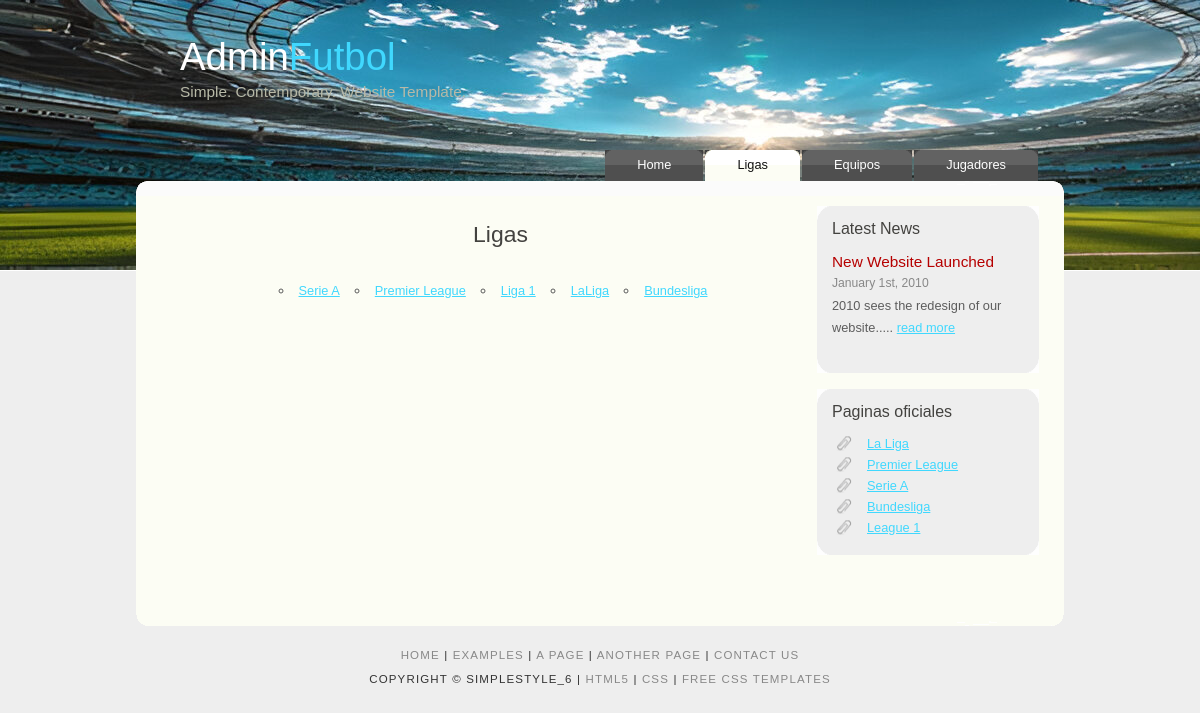
The page /ligaAPP/listadoDeLigas/ on the database its author committed.
### ligaAPP/models.py (models this page shows, shortened)
class Liga(models.Model):
    nombre = models.CharField(max_length=50)
    pais = models.CharField(max_length=50)
    anio = models.DateField()
    maximoGoleadorLiga = models.CharField(max_length=25)
    maximoAsistenteLiga = models.CharField(max_length=50)
    presidenteLiga = models.CharField(max_length=50)
    imagenLiga = models.URLField(max_length=600, null= True, blank=True)

### ligaAPP/views.py (the view)
# urls.py: path('listadoDeLigas/', listaLigas.as_view(), name='listaLigas'),
class listaLigas(ListView):
    model= Liga
    template_name= 'listaLigas.html'
    context_object_name = 'listaLigas'
    queryset = Liga.objects.order_by('-nombre')

### ligaAPP/templates/listaLigas.html (shortened to what this page needs)
{% load static %}
<!DOCTYPE HTML>
<html>
<head>
  <link rel="stylesheet" href="{% static 'style.css' %}"/>
</head>
<body>
  <div id="main">
    <div id="header">
      <div id="logo">
        <div id="logo_text">
          <h1><a href="{% url 'index' %}">Admin<span class="logo_colour">Futbol</span></a></h1>
          <h2>Simple. Contemporary. Website Template.</h2>
        </div>
      </div>
      <div id="menubar">
        <ul id="menu">
          <li><a href="{% url 'index' %}">Home</a></li>
          <li class="selected"><a href="{% url 'listaLigas' %}">Ligas</a></li>
          <li><a href="{% url 'listaEquipos' %}">Equipos</a></li>
          <li><a href="{% url 'listaJugadores' %}">Jugadores</a></li>
        </ul>
      </div>
    </div>
    <div id="content_header"></div>
    <div id="site_content">
      <div id="sidebar_container">
        <div class="sidebar">
          <div class="sidebar_top"></div>
          <div class="sidebar_item">
            <h3>Latest News</h3>
            <h4>New Website Launched</h4>
            <h5>January 1st, 2010</h5>
            <p>2010 sees the redesign of our website.....&nbsp;<a href="#">read more</a></p>
          </div>
          <div class="sidebar_base"></div>
        </div>
        <div class="sidebar">
          <div class="sidebar_top"></div>
          <div class="sidebar_item">
            <h3>Paginas oficiales</h3>
            <ul>
              <li><a href="https://www.laliga.com/es-GB">La Liga</a></li>
              <li><a href="https://www.premierleague.com/">Premier League</a></li>
              <li><a href="https://www.legaseriea.it/en">Serie A</a></li>
              <li><a href="https://www.bundesliga.com/es/bundesliga">Bundesliga</a></li>
              <li><a href="https://ligue1.com/">League 1 </a></li>
            </ul>
          </div>
          <div class="sidebar_base"></div>
        </div>
      </div>
      <div id="content">
        <h1>Ligas</h1>
        <ul>
            {% for liga in listaLigas %}
                <li>
                    <a href="{% url 'detalleLiga' liga.id %}">
                        {{ liga.nombre }}
                    </a>
                </li>
            {% empty %}
                <li>No hay ligas registradas.</li>
            {% endfor %}
        </ul>
      </div>
    </div>
    <div id="content_footer"></div>
    <div id="footer">
      <p><a href="index.html">Home</a> | <a href="examples.html">Examples</a> | <a href="page.html">A Page</a> | <a href="another_page.html">Another Page</a> | <a href="contact.html">Contact Us</a></p>
      <p>Copyright &copy; simplestyle_6 | <a href="http://validator.w3.org/check?uri=referer">HTML5</a> | <a href="http://jigsaw.w3.org/css-validator/check/referer">CSS</a> | <a href="http://www.html5webtemplates.co.uk">Free CSS Templates</a></p>
    </div>
    <p>&nbsp;</p>
  </div>
</body>
</html>

### ligaAPP/static/style.css (style rules this page uses)
html { height: 100%; }
* { margin: 0; padding: 0; }
body { font: normal .80em 'trebuchet ms', arial, sans-serif; background: #EEE; color: #5D5D5D; }
p { padding: 0 0 20px 0; line-height: 1.7em; }
h1, h2, h3, h4, h5, h6 { font: normal 179% 'century gothic', arial, sans-serif; color: #43423F; margin: 0 0 15px 0; padding: 15px 0 5px 0; }
h2 { font: normal 145% 'century gothic', arial, sans-serif; color: #B60000; }
h3 { font: normal 125% 'century gothic', arial, sans-serif; }
h4, h5, h6 { margin: 0; padding: 0 0 5px 0; font: normal 120% 'century gothic', arial, sans-serif; color: #B60000; }
h5, h6 { font: normal 95% arial, sans-serif; color: #888; }
a, a:hover { outline: none; text-decoration: underline; color: #40D8FE; }
ul { margin: 2px 0 22px 17px; }
ul li { list-style-type: circle; margin: 0 0 6px 0; padding: 0 0 4px 5px; }
#main, #logo, #menubar, #content_header, #site_content, #content_footer, #footer { margin-left: auto; margin-right: auto; }
#main { padding-bottom: 20px; }
#header { background: #6F655F url('campodefdef.jpeg') no-repeat; background-size: cover; height: 270px; border-bottom: 1px solid #FFF; }
#logo { width: 840px; position: relative; height: 147px; }
#logo #logo_text { position: absolute; top: 27px; left: 0; }
#logo h1, #logo h2 { font: normal 300% 'century gothic', arial, sans-serif; border-bottom: 0; text-transform: none; margin: 0; }
#logo_text h1, #logo_text h1 a, #logo_text h1 a:hover { padding: 8px 0 0 0; color: #FFF; text-decoration: none; }
#logo_text h1 a .logo_colour { color: #40D8FE; }
#logo_text h2 { font-size: 120%; padding: 4px 0 0 0; color: #B7B9A7; }
#menubar { height: 36px; width: 880px; }
ul#menu { float: right; margin: 0; padding: 0; }
ul#menu li { float: left; padding: 0 0 0 6px; list-style: none; margin: 3px 2px 0 0; background: #484848 url(tab.png) no-repeat 0 0; }
ul#menu li a { font: normal 100% 'trebuchet ms', arial, sans-serif; display: block; float: left; height: 20px; padding: 7px 32px 4px 26px; text-align: center; color: #FFF; text-decoration: none; background: #484848 url(tab.png) no-repeat 100% 0; }
ul#menu li.selected { margin: 3px 2px 0 0; background: #FCFDF4 url(tab_selected.png) no-repeat 0 0; }
ul#menu li.selected a, ul#menu li.selected a:hover { background: #FCFDF4 url(tab_selected.png) no-repeat 100% 0; color: #111; }
#content_header, #content_footer { width: 928px; background: url(content_header.png) no-repeat; height: 15px; margin-top: -90px; }
#content_footer { background: url(content_footer.png) no-repeat; margin-top: 0; }
#site_content { width: 878px; overflow: hidden; margin: 0 auto 0 auto; padding: 0px 10px 20px 40px; background: #FCFDF4; }
#sidebar_container { float: right; width: 224px; padding: 10px 15px 20px 0; }
.sidebar_top, .sidebar_base { width: 222px; height: 14px; background: transparent url(side_top.png) no-repeat; }
.sidebar_base { background: url(side_base.png) no-repeat; }
.sidebar { float: right; width: 222px; padding: 0; margin: 0 0 16px 0; }
.sidebar_item { background: #EEE; padding: 0 15px; width: 192px; }
.sidebar_item h3 { padding: 0; }
.sidebar_item ul { width: 178px; padding: 0px 0 0 0; margin: 0px 0 0px 0; }
.sidebar_item li { list-style: none; padding: 0 0 6px 0;margin: 0; }
.sidebar_item li a, .sidebar_item li a:hover { padding: 0 0 0 35px; display: block; background: transparent url(link.png) no-repeat left center; }
#content { text-align: center; max-width: 1000px; margin: 0 auto; padding: 10px; }
#content ul { display: flex; flex-wrap: wrap; justify-content: center; padding: 0; list-style-type: none; margin: 0; }
#content ul li { margin: 15px; }
#footer { width: 916px; font: normal 90% 'trebuchet ms', arial, sans-serif; height: 28px; padding: 20px 0 5px 0; text-align: center; background: transparent; color: #333; text-transform: uppercase; letter-spacing: 0.1em; }
#footer p { padding: 0 0 5px 0; }
#footer a { color: #888; text-decoration: none; }

### rows shown on the page
Liga: nombre "Serie A"
Liga: nombre "Premier League"
Liga: nombre "Liga 1"
Liga: nombre "LaLiga"
Liga: nombre "Bundesliga"
